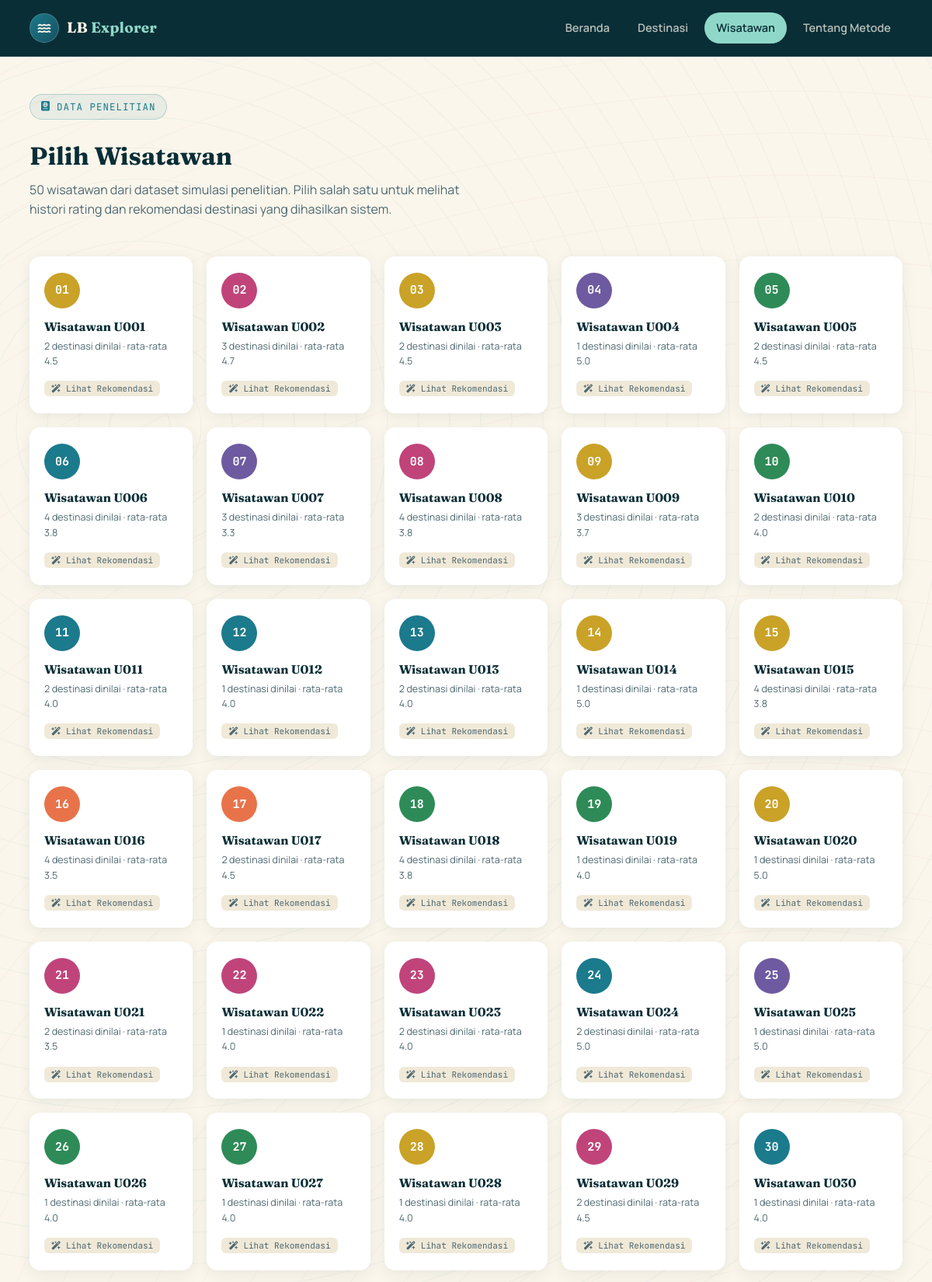
Screenshot of /wisatawan.php (upper part) with the database file from the repository.
### tables this page shows
CREATE TABLE `users` (
  `user_id` varchar(10) NOT NULL,
  `display_name` varchar(50) NOT NULL
);

### includes/functions.php (called while the page is built, shortened)
<?php
function avatarColor(string $userId): string
{
    $palette = ['#1B7A8C', '#E8734A', '#2E8B57', '#C9A227', '#6E5AA0', '#C0447A'];
    $index = crc32($userId) % count($palette);
    return $palette[$index];
}
function e(string $s): string
{
    return htmlspecialchars($s, ENT_QUOTES, 'UTF-8');
}

### wisatawan.php (the view, shortened to what this page needs)
<?php
require_once __DIR__ . '/includes/functions.php';
$conn = getConnection();
$sql = "SELECT u.user_id, u.display_name, COUNT(r.rating_id) total_rating, ROUND(AVG(r.rating),2) avg_given
        FROM users u
        LEFT JOIN ratings r ON r.user_id = u.user_id
        GROUP BY u.user_id, u.display_name
        ORDER BY u.user_id";
$users = $conn->query($sql);
$userList = [];
while ($row = $users->fetch_assoc()) {
    $userList[] = $row;
}
include __DIR__ . '/includes/header.php';
?>
<section class="section" style="padding-top:48px;">
  <div class="wrap">
    <div class="section-head">
      <div>
        <span class="eyebrow"><i class="fa-solid fa-passport"></i> Data Penelitian</span>
        <h2>Pilih Wisatawan</h2>
        <p class="section-lead">50 wisatawan dari dataset simulasi penelitian. Pilih salah satu untuk melihat histori rating dan rekomendasi destinasi yang dihasilkan sistem.</p>
      </div>
    </div>
    <div class="user-grid">
      <?php foreach ($userList as $u): ?>
        <a href="rekomendasi.php?user_id=<?= e($u['user_id']) ?>" class="user-card">
          <div class="user-avatar" style="background:<?= avatarColor($u['user_id']) ?>;">
            <?= e(substr($u['user_id'], -2)) ?>
          </div>
          <h4><?= e($u['display_name']) ?></h4>
          <p class="user-sub"><?= (int)$u['total_rating'] ?> destinasi dinilai<?= $u['avg_given'] ? ' &middot; rata-rata ' . number_format($u['avg_given'],1) : '' ?></p>
          <span class="user-chip"><i class="fa-solid fa-wand-magic-sparkles"></i> Lihat Rekomendasi</span>
        </a>
      <?php endforeach; ?>
    </div>
  </div>
</section>
<?php include __DIR__ . '/includes/footer.php'; ?>

### assets/css/style.css (style rules this page uses)
:root { --navy: #0A2E36; --navy-2: #123B45; --navy-3: #17505E; --teal: #1B7A8C; --teal-light: #4FAFB8; --seafoam: #8FD8C9; --coral: #E8734A; --coral-dark: #C85A34; --gold: #D9A441; --sand: #FAF6EC; --sand-deep: #F0E9D8; --ink: #16323A; --ink-soft: #4E6870; --paper: #FFFFFF; --line: #E1DACB; --cat-island: #1B7A8C; --cat-diving: #2C5F8A; --cat-nature: #2E8B57; --cat-culinary: #C9752F; --font-display: 'Fraunces', Georgia, serif; --font-body: 'Manrope', -apple-system, BlinkMacSystemFont, 'Segoe UI', sans-serif; --font-mono: 'JetBrains Mono', ui-monospace, monospace; --radius: 14px; --radius-sm: 8px; --shadow-card: 0 4px 18px rgba(10, 46, 54, 0.08); --shadow-card-hover: 0 14px 32px rgba(10, 46, 54, 0.16); }
* { box-sizing: border-box; }
html { scroll-behavior: smooth; }
body { margin: 0; font-family: var(--font-body); background: var(--sand); color: var(--ink); line-height: 1.55; -webkit-font-smoothing: antialiased; }
a { color: inherit; text-decoration: none; }
h1, h2, h3, h4 { font-family: var(--font-display); font-weight: 700; margin: 0 0 .5em; color: var(--navy); }
p { margin: 0 0 1em; }
.wrap { max-width: 1180px; margin: 0 auto; padding: 0 28px; }
.eyebrow { display: inline-flex; align-items: center; gap: 8px; font-family: var(--font-mono); font-size: 12.5px; letter-spacing: .08em; text-transform: uppercase; color: var(--seafoam); background: rgba(143, 216, 201, 0.1); border: 1px solid rgba(143, 216, 201, 0.35); padding: 6px 14px; border-radius: 999px; margin-bottom: 22px; }
.section { padding: 64px 0; }
.section-head { display: flex; justify-content: space-between; align-items: flex-end; gap: 20px; margin-bottom: 32px; flex-wrap: wrap; }
.section-head .eyebrow { color: var(--teal); background: rgba(27,122,140,0.08); border-color: rgba(27,122,140,0.25); }
.section-head h2 { font-size: clamp(24px, 3vw, 32px); margin-bottom: 6px; }
.section-lead { color: var(--ink-soft); max-width: 60ch; }
.user-grid { display: grid; grid-template-columns: repeat(auto-fill, minmax(210px, 1fr)); gap: 18px; }
.user-card { background: var(--paper); border-radius: var(--radius); padding: 20px 18px; box-shadow: var(--shadow-card); transition: transform .18s ease, box-shadow .18s ease; border: 1px solid transparent; }
.user-avatar { width: 46px; height: 46px; border-radius: 50%; display: flex; align-items: center; justify-content: center; color: #fff; font-family: var(--font-mono); font-weight: 700; font-size: 15px; margin-bottom: 12px; }
.user-card h4 { font-size: 15.5px; margin-bottom: 3px; }
.user-card .user-sub { font-size: 12.5px; color: var(--ink-soft); margin-bottom: 12px; }
.user-card .user-chip { font-family: var(--font-mono); font-size: 11px; background: var(--sand-deep); padding: 3px 9px; border-radius: 6px; color: var(--ink-soft); }

### rows the page displays
users: user_id "01", display_name "Wisatawan U001", total_rating "2", avg_given "4.5"
users: user_id "02", display_name "Wisatawan U002", total_rating "3", avg_given "4.7"
users: user_id "03", display_name "Wisatawan U003", total_rating "2", avg_given "4.5"
users: user_id "04", display_name "Wisatawan U004", total_rating "1", avg_given "5.0"
users: user_id "05", display_name "Wisatawan U005", total_rating "2", avg_given "4.5"
users: user_id "06", display_name "Wisatawan U006", total_rating "4", avg_given "3.8"
users: user_id "07", display_name "Wisatawan U007", total_rating "3", avg_given "3.3"
users: user_id "08", display_name "Wisatawan U008", total_rating "4", avg_given "3.8"
users: user_id "09", display_name "Wisatawan U009", total_rating "3", avg_given "3.7"
users: user_id "10", display_name "Wisatawan U010", total_rating "2", avg_given "4.0"
users: user_id "11", display_name "Wisatawan U011", total_rating "2", avg_given "4.0"
users: user_id "12", display_name "Wisatawan U012", total_rating "1", avg_given "4.0"
users: user_id "13", display_name "Wisatawan U013", total_rating "2", avg_given "4.0"
users: user_id "14", display_name "Wisatawan U014", total_rating "1", avg_given "5.0"
users: user_id "15", display_name "Wisatawan U015", total_rating "4", avg_given "3.8"
users: user_id "16", display_name "Wisatawan U016", total_rating "4", avg_given "3.5"
users: user_id "17", display_name "Wisatawan U017", total_rating "2", avg_given "4.5"
users: user_id "18", display_name "Wisatawan U018", total_rating "4", avg_given "3.8"
users: user_id "19", display_name "Wisatawan U019", total_rating "1", avg_given "4.0"
users: user_id "20", display_name "Wisatawan U020", total_rating "1", avg_given "5.0"
users: user_id "21", display_name "Wisatawan U021", total_rating "2", avg_given "3.5"
users: user_id "22", display_name "Wisatawan U022", total_rating "1", avg_given "4.0"
users: user_id "23", display_name "Wisatawan U023", total_rating "2", avg_given "4.0"
users: user_id "24", display_name "Wisatawan U024", total_rating "2", avg_given "5.0"
users: user_id "25", display_name "Wisatawan U025", total_rating "1", avg_given "5.0"
users: user_id "26", display_name "Wisatawan U026", total_rating "1", avg_given "4.0"
users: user_id "27", display_name "Wisatawan U027", total_rating "1", avg_given "4.0"
users: user_id "28", display_name "Wisatawan U028", total_rating "1", avg_given "4.0"
users: user_id "29", display_name "Wisatawan U029", total_rating "2", avg_given "4.5"
users: user_id "30", display_name "Wisatawan U030", total_rating "1", avg_given "4.0"
